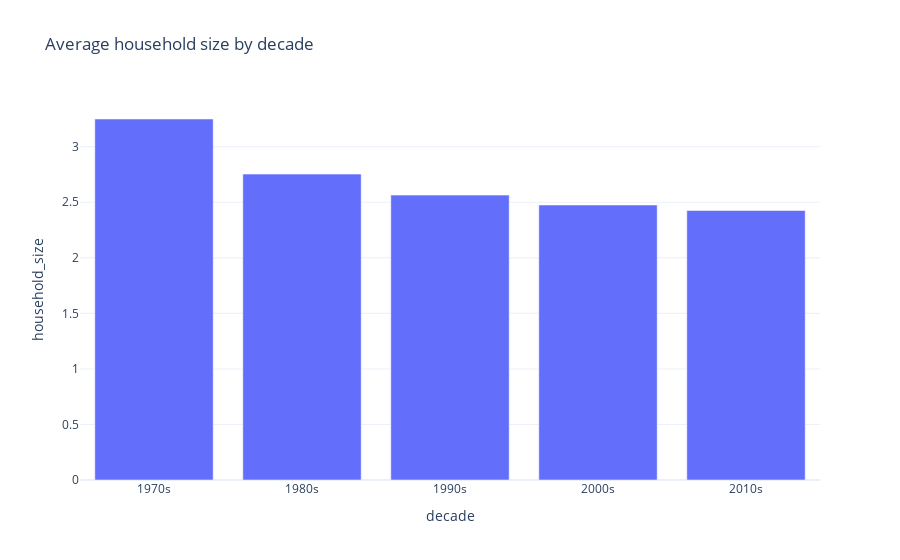

The notebook cell saved with this chart:
### Code cell
# Create a new figure object
fig = px.bar(household_by_decade,
             x="decade",
             y="household_size",
             template="plotly_white",
             title="Average household size by decade"
            )

fig.show()

### Figure 1 — Plotly figure (JSON) as saved in the notebook; plotly's stock layout.template omitted (floating-point values rounded to 4 significant figures)
{"data": [{"alignmentgroup": "True", "hovertemplate": "decade=%{x}<br>household_size=%{y}<extra></extra>", "legendgroup": "", "marker": {"color": "#636efa", "pattern": {"shape": ""}}, "name": "", "offsetgroup": "", "orientation": "v", "showlegend": false, "textposition": "auto", "type": "bar", "x": ["1970s", "1980s", "1990s", "2000s", "2010s"], "xaxis": "x", "y": [3.249, 2.753, 2.564, 2.475, 2.426], "yaxis": "y"}], "layout": {"barmode": "relative", "legend": {"tracegroupgap": 0}, "title": {"text": "Average household size by decade"}, "xaxis": {"anchor": "y", "domain": [0, 1], "title": {"text": "decade"}}, "yaxis": {"anchor": "x", "domain": [0, 1], "title": {"text": "household_size"}}}}
